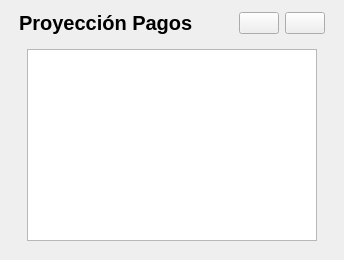
      <widget class="QFrame" name="paymentsCard">
       <layout class="QVBoxLayout" name="paymentsLayout">
        <item>
         <layout class="QHBoxLayout" name="horizontalLayout_12">
          <property name="leftMargin">
           <number>8</number>
          </property>
          <property name="rightMargin">
           <number>8</number>
          </property>
          <property name="bottomMargin">
           <number>8</number>
          </property>
          <item>
           <widget class="QLabel" name="paymenysLabel">
            <property name="font">
             <font>
              <pointsize>15</pointsize>
              <bold>true</bold>
             </font>
            </property>
            <property name="text">
             <string>Proyección Pagos</string>
            </property>
            <property name="class" stdset="0">
             <string>h3</string>
            </property>
           </widget>
          </item>
          <item>
           <spacer name="horizontalSpacer">
            <property name="orientation">
             <enum>Qt::Orientation::Horizontal</enum>
            </property>
            <property name="sizeHint" stdset="0">
             <size>
              <width>40</width>
              <height>20</height>
             </size>
            </property>
           </spacer>
          </item>
          <item>
           <widget class="OutlineButton" name="calculateProjectionButton">
            <property name="text">
             <string/>
            </property>
            <property name="title" stdset="0">
             <string>Calcular Proyección</string>
            </property>
            <property name="leadingIcon" stdset="0">
             <string>:/icons/generate.png</string>
            </property>
           </widget>
          </item>
          <item>
           <widget class="OutlineButton" name="printButton">
            <property name="sizePolicy">
             <sizepolicy hsizetype="Minimum" vsizetype="Fixed">
              <horstretch>0</horstretch>
              <verstretch>0</verstretch>
             </sizepolicy>
            </property>
            <property name="text">
             <string/>
            </property>
            <property name="title" stdset="0">
             <string>Imprimir pagarés</string>
            </property>
            <property name="leadingIcon" stdset="0">
             <string>:/icons/printer.png</string>
            </property>
           </widget>
          </item>
         </layout>
        </item>
        <item>
         <layout class="QVBoxLayout" name="verticalLayout">
          <property name="leftMargin">
           <number>16</number>
          </property>
          <property name="rightMargin">
           <number>16</number>
          </property>
          <property name="bottomMargin">
           <number>8</number>
          </property>
          <item>
           <widget class="QTableView" name="paymentsTable">
            <property name="sizePolicy">
             <sizepolicy hsizetype="Expanding" vsizetype="Expanding">
              <horstretch>0</horstretch>
              <verstretch>0</verstretch>
             </sizepolicy>
            </property>
            <property name="class" stdset="0">
             <string>data-table</string>
            </property>
           </widget>
          </item>
         </layout>
        </item>
       </layout>
      </widget>
